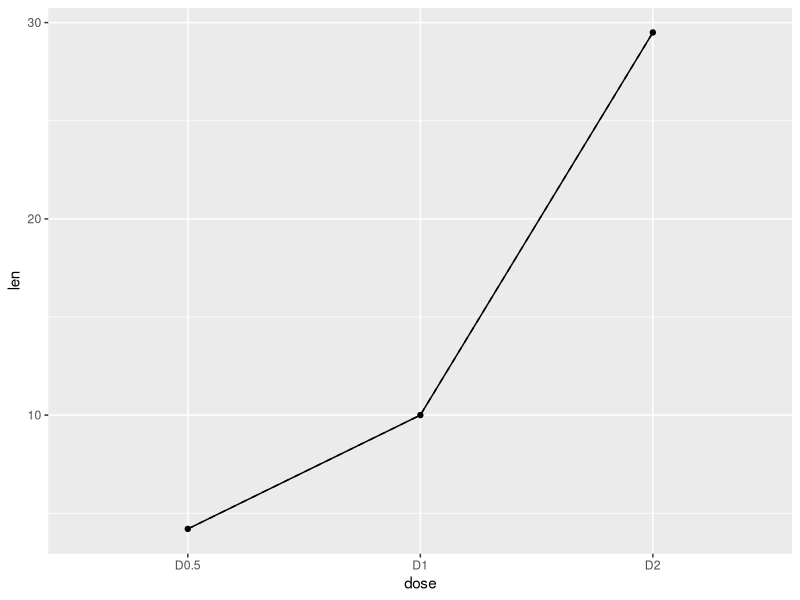
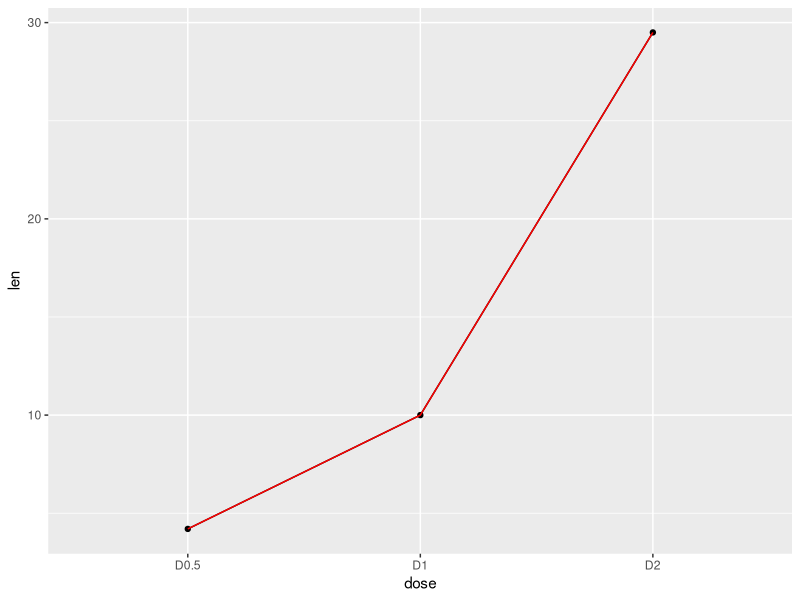

R code for these plots, in order:
library(ggplot2)

# Creating data for the graph
data_frame <- data.frame(dose = c("D0.5", "D1", "D2"),
                         len = c(4.2, 10, 29.5))

# Create a multi-line graph and save it to a PNG file
png(file = "multi_line_graph2.jpg")

# Basic line plot with points
p <- ggplot(data = data_frame, aes(x = dose, y = len, group = 1)) +
  geom_line() +
  geom_point()

# Change the line type to dashed
p + geom_line(linetype = "dashed")

# Change the line color to red
p + geom_line(color = "red")

# Save the plot to the file
dev.off()
